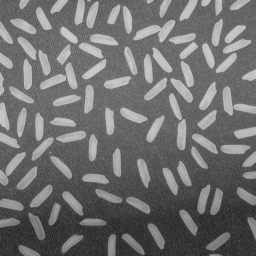
%> input picture lab/sample images/sample images/rice.png, 256 x 256 px
$ octave morfologia2.m   (GNU Octave 9; MATLAB toolbox functions it lacks are replaced by stand-ins)
%> lines starting %> are read from the running program, lines starting %| are printed output that depends on the picture; in (x1, y1, x2, y2) boxes, pixels count from 0 and x2, y2 are one past the last pixel; in counts of white or black regions, pixels touching at a corner belong together; the program's own positions count from 1
I = imread('rice.png');
%> I is the input picture: size 256x256 uint8; min 40, max 204, mean 111.2
BW = I > 120;
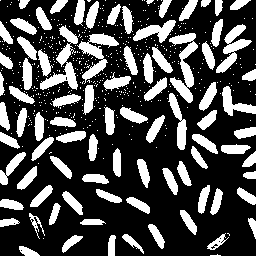
%> BW: size 256x256 logical; 29.1% white; 529 white regions (444 under 20 px), largest, box (x1, y1, x2, y2) and area: (169, 33, 198, 103) 844, (40, 25, 78, 90) 824, (77, 33, 119, 84) 730
[f,c] = size(BW);
%> f = 256; c = 256
BWB = false([f, c]);
BWB(1, :) = true; %marc de un pixel
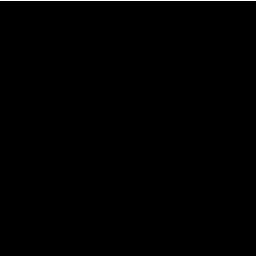
%> BWB: size 256x256 logical; 0.39% white in thin lines or dots, all inside (x1, y1, x2, y2) = (0, 0, 256, 1)
BWB(end, :) = true;
BWB(:, end) = true;
BWB(:, 1) = true;
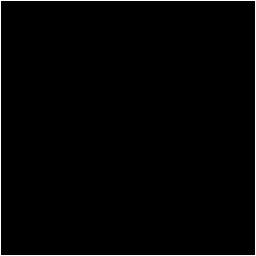
%> BWB: size 256x256 logical; 1.6% white in thin lines or dots
IR = imreconstruct(BWB, BW);
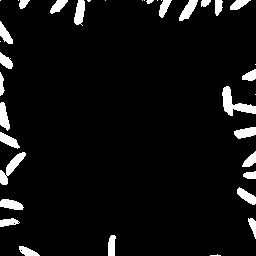
%> IR: size 256x256 logical; 5.9% white; 38 white regions (12 under 20 px), largest, box (x1, y1, x2, y2) and area: (222, 86, 256, 116) 416, (0, 152, 26, 185) 295, (74, 0, 85, 26) 204
%imshow(IR)
R = and(BW, not(IR));
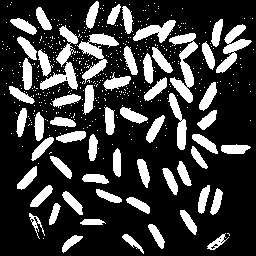
%> R: size 256x256 logical; 23.2% white; 491 white regions (432 under 20 px), largest, box (x1, y1, x2, y2) and area: (169, 33, 198, 103) 844, (40, 25, 78, 90) 824, (77, 33, 119, 84) 730
%imshow(R)
EE = strel('disk', 3);
FR = imopen(R, EE);
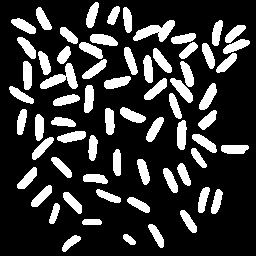
%> FR: size 256x256 logical; 21.1% white; 67 white regions, largest, box (x1, y1, x2, y2) and area: (133, 20, 175, 42) 443, (40, 63, 78, 89) 430, (170, 78, 193, 103) 254
%imshow(FR)

%S = bwmorph(FR, 'skel', Inf);
%> (the run ends here)
